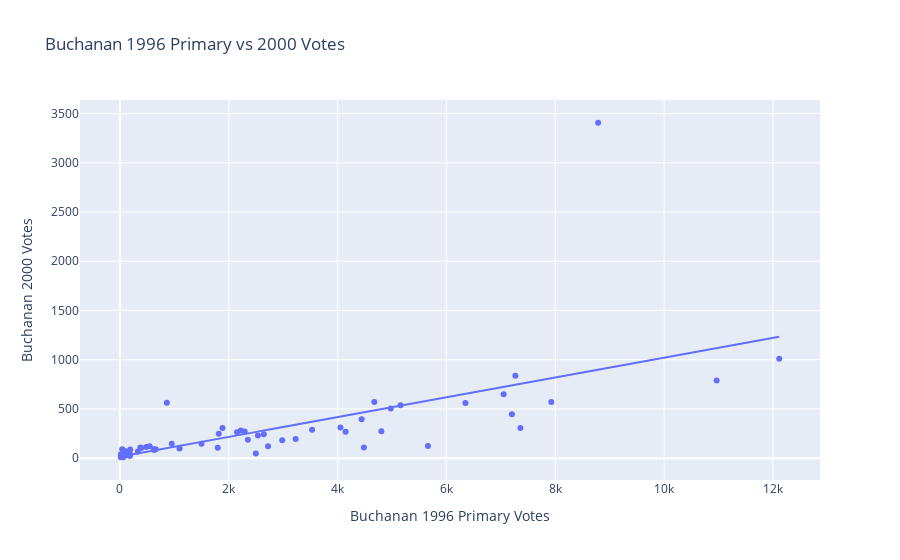

Write notebook code for a chart like this one.
### Code cell
import plotly.express as px

fig = px.scatter(df_2000, 
                 x="buchanan96p", 
                 y="buchanan2000", 
                 hover_name="county",
                 labels={
                     "buchanan96p": "Buchanan 1996 Primary Votes",
                     "buchanan2000": "Buchanan 2000 Votes"
                 },
                 title="Buchanan 1996 Primary vs 2000 Votes",
                 # add a trendline
                 trendline="ols")
fig.show()

### Figure 1 — Plotly figure (JSON) as saved in the notebook; plotly's stock layout.template omitted (floating-point values rounded to 4 significant figures)
{"data": [{"hovertemplate": "<b>%{hovertext}</b><br><br>Buchanan 1996 Primary Votes=%{x}<br>Buchanan 2000 Votes=%{y}<extra></extra>", "hovertext": ["ALACHUA", "BAKER", "BAY", "BRADFORD", "BREVARD", "BROWARD", "CALHOUN", "CHARLOTTE", "CITRUS", "CLAY", "COLLIER", "COLUMBIA", "DADE", "DE SOTO", "DIXIE", "DUVAL", "ESCAMBIA", "FLAGLER", "FRANKLIN", "GADSDEN", "GILCHRIST", "GLADES", "GULF", "HAMILTON", "HARDEE", "HENDRY", "HERNANDO", "HIGHLANDS", "HILLSBOROUGH", "HOLMES", "INDIAN RIVER", "JACKSON", "JEFFERSON", "LAFAYETTE", "LAKE", "LEE", "LEON", "LEVY", "LIBERTY", "MADISON", "MANATEE", "MARION", "MARTIN", "MONROE", "NASSAU", "OKALOOSA", "OKEECHOBEE", "ORANGE", "OSCEOLA", "PALM BEACH", "PASCO", "PINELLAS", "POLK", "PUTNAM", "ST. JOHNS", "ST. LUCIE", "SANTA ROSA", "SARASOTA", "SEMINOLE", "SUMTER", "SUWANNEE", "TAYLOR", "UNION", "VOLUSIA", "WAKULLA", "WALTON", "WASHINGTON"], "legendgroup": "", "marker": {"color": "#636efa", "symbol": "circle"}, "mode": "markers", "name": "", "orientation": "v", "showlegend": false, "type": "scatter", "x": [2151, 73, 1816, 155, 7927, 10966, 41, 2982, 2293, 2351, 2722, 657, 6349, 189, 55, 7051, 4977, 629, 32, 138, 106, 58, 105, 37, 97, 183, 2645, 1096, 7267, 62, 1797, 390, 99, 15, 3531, 7359, 2222, 330, 18, 109, 4804, 862, 4483, 2497, 628, 4147, 149, 7203, 1499, 8788, 4675, 12116, 5157, 952, 2536, 5660, 4052, 1885, 3229, 481, 376, 99, 45, 4441, 133, 546, 190], "xaxis": "x", "y": [262, 73, 248, 65, 570, 789, 90, 182, 270, 186, 122, 89, 561, 36, 29, 650, 504, 83, 33, 39, 29, 9, 71, 24, 30, 22, 242, 99, 836, 76, 105, 102, 29, 10, 289, 305, 282, 67, 39, 29, 272, 563, 108, 47, 90, 267, 43, 446, 145, 3407, 570, 1010, 538, 147, 229, 124, 311, 305, 194, 114, 108, 27, 26, 396, 46, 120, 88], "yaxis": "y"}, {"hovertemplate": "<b>OLS trendline</b><br>buchanan2000 = 0.100633 * buchanan96p + 14.0701<br>R<sup>2</sup>=0.425189<br><br>Buchanan 1996 Primary Votes=%{x}<br>Buchanan 2000 Votes=%{y} <b>(trend)</b><extra></extra>", "legendgroup": "", "marker": {"color": "#636efa", "symbol": "circle"}, "mode": "lines", "name": "", "showlegend": false, "type": "scatter", "x": [15, 18, 32, 37, 41, 45, 55, 58, 62, 73, 97, 99, 99, 105, 106, 109, 133, 138, 149, 155, 183, 189, 190, 330, 376, 390, 481, 546, 628, 629, 657, 862, 952, 1096, 1499, 1797, 1816, 1885, 2151, 2222, 2293, 2351, 2497, 2536, 2645, 2722, 2982, 3229, 3531, 4052, 4147, 4441, 4483, 4675, 4804, 4977, 5157, 5660, 6349, 7051, 7203, 7267, 7359, 7927, 8788, 10966, 12116], "xaxis": "x", "y": [15.58, 15.88, 17.29, 17.79, 18.2, 18.6, 19.6, 19.91, 20.31, 21.42, 23.83, 24.03, 24.03, 24.64, 24.74, 25.04, 27.45, 27.96, 29.06, 29.67, 32.49, 33.09, 33.19, 47.28, 51.91, 53.32, 62.47, 69.02, 77.27, 77.37, 80.19, 100.8, 109.9, 124.4, 164.9, 194.9, 196.8, 203.8, 230.5, 237.7, 244.8, 250.7, 265.4, 269.3, 280.2, 288.0, 314.2, 339.0, 369.4, 421.8, 431.4, 461.0, 465.2, 484.5, 497.5, 514.9, 533.0, 583.7, 653.0, 723.6, 738.9, 745.4, 754.6, 811.8, 898.4, 1118.0, 1233.0], "yaxis": "y"}], "layout": {"legend": {"tracegroupgap": 0}, "title": {"text": "Buchanan 1996 Primary vs 2000 Votes"}, "xaxis": {"anchor": "y", "domain": [0, 1], "title": {"text": "Buchanan 1996 Primary Votes"}}, "yaxis": {"anchor": "x", "domain": [0, 1], "title": {"text": "Buchanan 2000 Votes"}}}}
